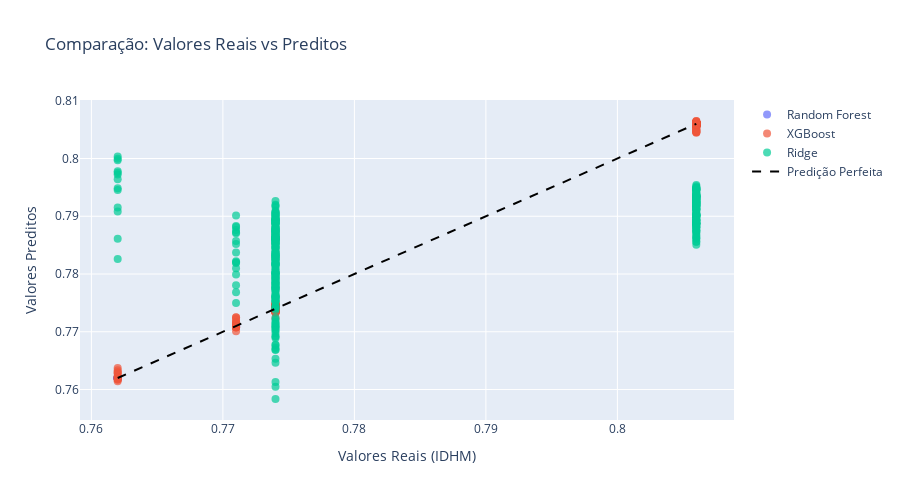

The notebook cell this image was saved under:
### Code cell
# Scatter plot de valores reais vs preditos para todos os modelos
fig_predictions = go.Figure()

fig_predictions.add_trace(go.Scatter(
    x=y_test, y=y_test_pred_rf,
    mode='markers',
    name='Random Forest',
    marker=dict(size=8, opacity=0.7)
))
fig_predictions.add_trace(go.Scatter(
    x=y_test, y=y_test_pred_xgb,
    mode='markers',
    name='XGBoost',
    marker=dict(size=8, opacity=0.7)
))
fig_predictions.add_trace(go.Scatter(
    x=y_test, y=y_test_pred_ridge,
    mode='markers',
    name='Ridge',
    marker=dict(size=8, opacity=0.7)
))

# Linha perfeita
y_min, y_max = y_test.min(), y_test.max()
fig_predictions.add_trace(go.Scatter(
    x=[y_min, y_max],
    y=[y_min, y_max],
    mode='lines',
    name='Predição Perfeita',
    line=dict(dash='dash', color='black', width=2)
))

fig_predictions.update_layout(
    title='Comparação: Valores Reais vs Preditos',
    xaxis_title='Valores Reais (IDHM)',
    yaxis_title='Valores Preditos',
    height=500
)
fig_predictions.show()

### Figure 1 — Plotly figure (JSON) as saved in the notebook; plotly's stock layout.template omitted (floating-point values rounded to 4 significant figures; data arrays with more than 128 entries replaced by an {"elided": "..."} marker saying what was removed)
{"data": [{"marker": {"opacity": 0.7, "size": 8}, "mode": "markers", "name": "Random Forest", "type": "scatter", "x": {"elided": "333 float values"}, "y": {"elided": "333 float values"}}, {"marker": {"opacity": 0.7, "size": 8}, "mode": "markers", "name": "XGBoost", "type": "scatter", "x": {"elided": "333 float values"}, "y": {"elided": "333 float values"}}, {"marker": {"opacity": 0.7, "size": 8}, "mode": "markers", "name": "Ridge", "type": "scatter", "x": {"elided": "333 float values"}, "y": {"elided": "333 float values"}}, {"line": {"color": "black", "dash": "dash", "width": 2}, "mode": "lines", "name": "Predição Perfeita", "type": "scatter", "x": [0.762, 0.806], "y": [0.762, 0.806]}], "layout": {"height": 500, "title": {"text": "Comparação: Valores Reais vs Preditos"}, "xaxis": {"title": {"text": "Valores Reais (IDHM)"}}, "yaxis": {"title": {"text": "Valores Preditos"}}}}
